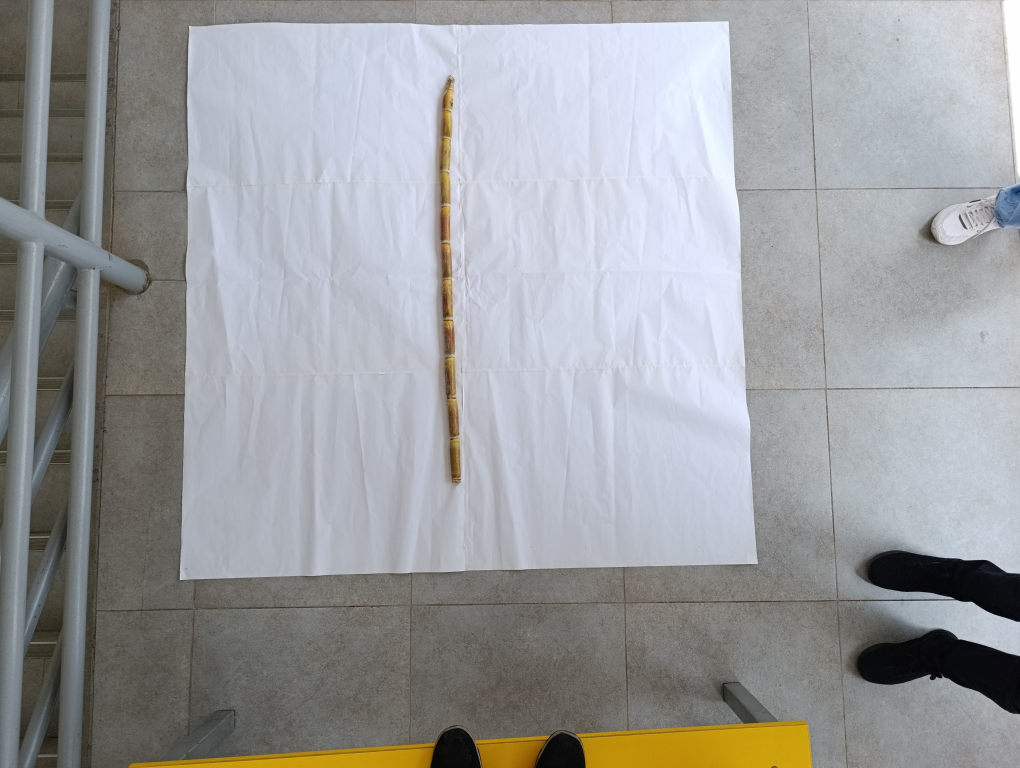
#> input picture data/raw/IMG_20250408_105002.jpg, 4080 x 3072 px (shown at 1/4 size)
$ python -i process_image.py   (imports and definitions only)
#> lines starting #> are read from the running program, lines starting #| are printed output that depends on the picture; after the words box and inside, x2 and y2 are one past the last pixel; in counts of white or black regions, pixels touching at a corner belong together
#> in extract_sugarcane_features, image is the input picture: shape (3072, 4080, 3); mean B, G, R 159.7, 157.6, 156.3
import cv2
import numpy as np
from imutils import perspective
from imutils import contours as contour_utils
from PIL import Image, ImageFilter
from skimage.feature import peak_local_max
from scipy import ndimage
import os


def midpoint(ptA, ptB):
    """Calcula el punto medio entre dos puntos"""
    return ((ptA[0] + ptB[0]) * 0.5, (ptA[1] + ptB[1]) * 0.5)


def preprocess_image(image_path, target_size=(299, 299), reference_width_cm=164.0):
    """
    Preprocesamiento avanzado para detectar específicamente caña de azúcar en papel blanco
    """
#> called with image_path = '../data/raw/IMG_20250408_105002.jpg', target_size = (299, 299), reference_width_cm = 164
    # Cargar imagen
    image = cv2.imread(image_path)
    if image is None:
        raise ValueError(f"No se pudo cargar la imagen: {image_path}")

    original = image.copy()

    # Convertir a escala de grises
    gray = cv2.cvtColor(image, cv2.COLOR_BGR2GRAY)
    #cv2.imwrite(f"debug_gray_{os.path.basename(image_path)}", gray)

    # Aplicar umbralización adaptativa para mejor separación
    thresh = cv2.adaptiveThreshold(
        gray, 255, cv2.ADAPTIVE_THRESH_GAUSSIAN_C, cv2.THRESH_BINARY_INV, 21, 5
    )
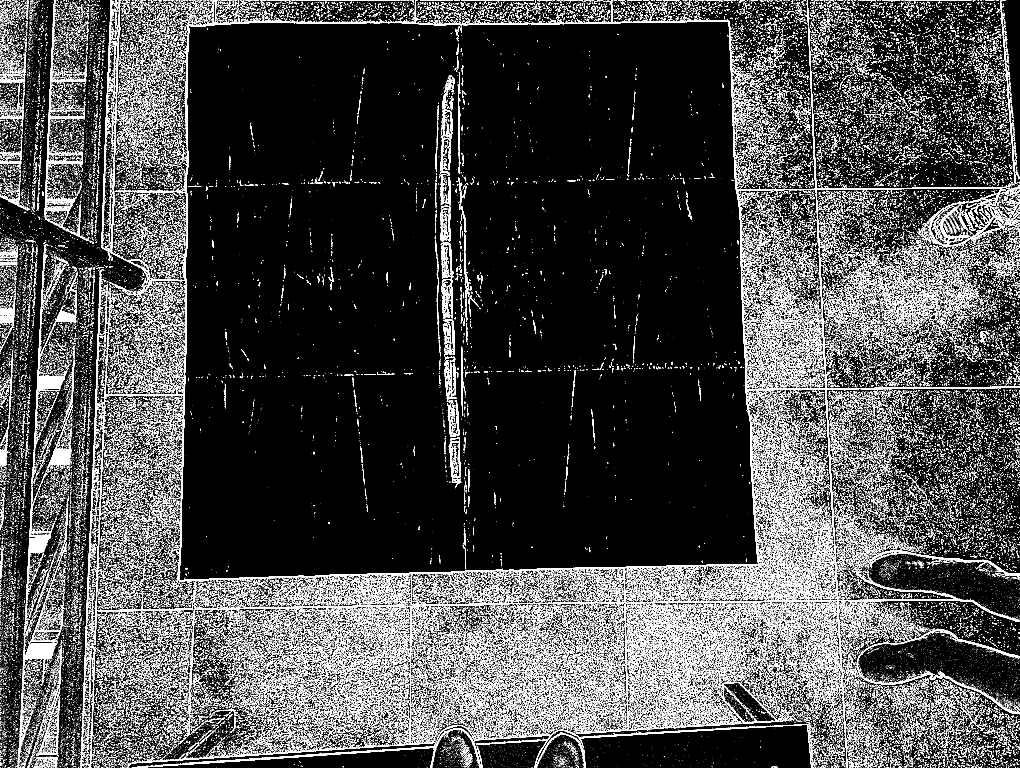
#> thresh: shape (3072, 4080) (shown at 1/4 size); 11.1% white in thin lines or dots
    #cv2.imwrite(f"debug_thresh_{os.path.basename(image_path)}", thresh)

    # Aplicar operaciones morfológicas para limpiar ruido
    kernel = np.ones((2, 2), np.uint8)
    opening = cv2.morphologyEx(thresh, cv2.MORPH_OPEN, kernel, iterations=1)
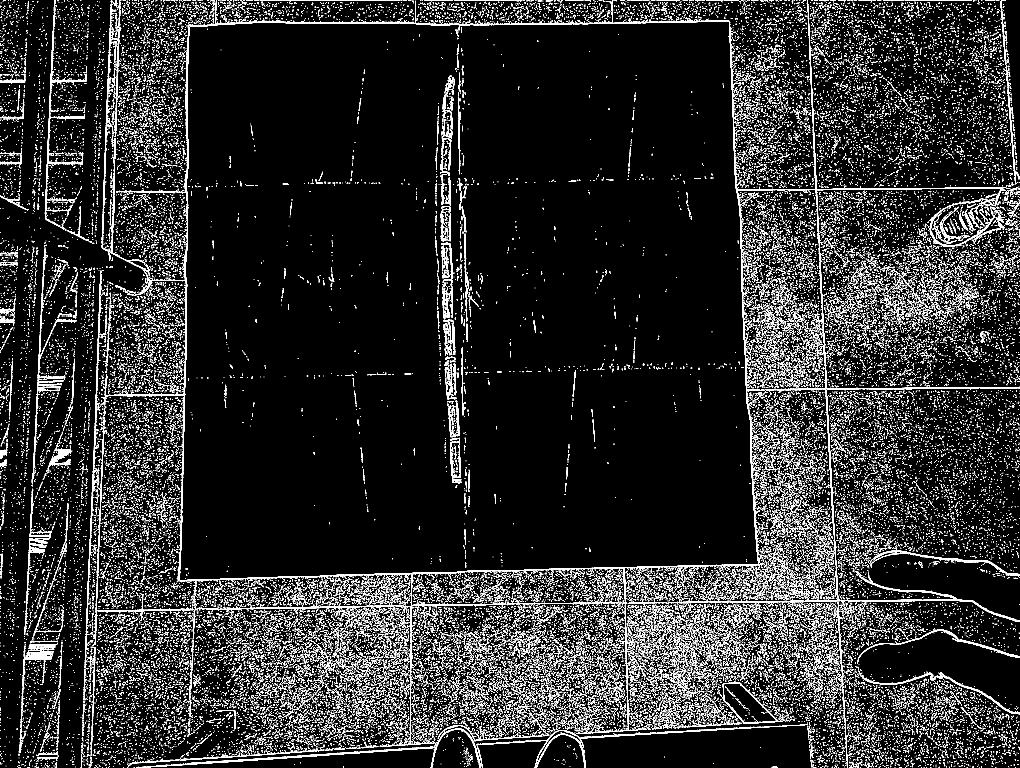
#> opening: shape (3072, 4080) (shown at 1/4 size); 7.1% white in thin lines or dots
    closing = cv2.morphologyEx(opening, cv2.MORPH_CLOSE, kernel, iterations=1)
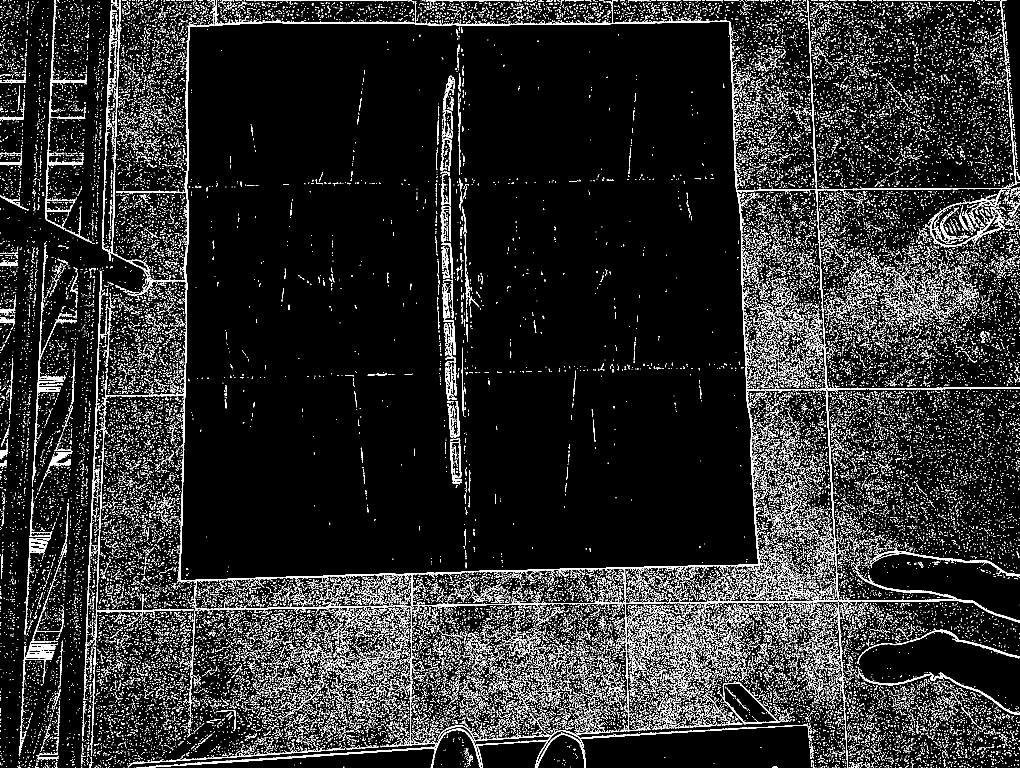
#> closing: shape (3072, 4080) (shown at 1/4 size); 7.3% white; 61074 white regions (52891 under 20 px)
    #cv2.imwrite(f"debug_morph_{os.path.basename(image_path)}", closing)

    # Detectar contornos
    cnts = cv2.findContours(closing.copy(), cv2.RETR_EXTERNAL, cv2.CHAIN_APPROX_SIMPLE)
#> cnts = 59785 contours, 57432 with area under 20; largest, box (x1, y1, x2, y2) and area: (420, 0, 4026, 2427) 4931185, (2889, 2730, 3119, 2897) 19769, (545, 2971, 1747, 3072) 5562, (3356, 2300, 4080, 2489) 5524, (339, 1183, 412, 2674) 5176
    cnts = cnts[0] if len(cnts) == 2 else cnts[1]

    if not cnts:
        print(f"⚠️ No se detectaron contornos en {image_path}")
        cv2.imwrite(f"debug_nocontour_{os.path.basename(image_path)}", closing)
        resized = cv2.resize(image, target_size)
        return (
            cv2.cvtColor(resized, cv2.COLOR_BGR2RGB) / 255.0,
            1.0,
        )  # Valor por defecto

    # Filtrar contornos por área (descartar muy pequeños)
    cnts = [c for c in cnts if cv2.contourArea(c) > 1000]
#> cnts = 33 contours; largest, box (x1, y1, x2, y2) and area: (420, 0, 4026, 2427) 4931185, (2889, 2730, 3119, 2897) 19769, (545, 2971, 1747, 3072) 5562, (3356, 2300, 4080, 2489) 5524, (339, 1183, 412, 2674) 5176

    if not cnts:
        print(f"⚠️ No se detectaron contornos grandes en {image_path}")
        resized = cv2.resize(image, target_size)
        return cv2.cvtColor(resized, cv2.COLOR_BGR2RGB) / 255.0, 1.0

    # PASO 1: Encontrar el papel blanco (marco de referencia)
    # En vez de usar el contorno más grande, buscar un contorno que se parezca a un rectángulo
    paper_contour = None
    paper_area = 0
    height, width = image.shape[:2]
    image_area = height * width

    for c in cnts:
        area = cv2.contourArea(c)
        peri = cv2.arcLength(c, True)
        approx = cv2.approxPolyDP(c, 0.04 * peri, True)

        # Si el contorno se aproxima a un cuadrilátero y es grande
        if len(approx) == 4 and area > paper_area and area < image_area * 0.95:
            paper_contour = c
            paper_area = area
#> this loop made 33 passes
#> (area, peri, approx, paper_area) on passes 9, 13: (3127.5, 1684.3, [[4079, 2626], [3760, 2519], [3430, 2654], [3750, 2524]], 3127.5), (5524, 2564.3, [[3356, 2402], [4079, 2488], [3476, 2300], [3824, 2400]], 5524)
#> after the loop, paper_area = 5524; paper_contour = contour of 825 points, box (x1, y1, x2, y2) (3356, 2300, 4080, 2489), area 5524

    # Si no encontramos el papel, usar el contorno más grande como referencia
    if paper_contour is None:
        paper_contour = max(cnts, key=cv2.contourArea)

    # PASO 2: Calcular escala usando las dimensiones del papel
    # Calcular dimensiones del papel en píxeles
    paper_rect = cv2.minAreaRect(paper_contour)
#> paper_rect = ((3723.9, 2388.3), (119.8, 728.1), -83.55)
    paper_box = cv2.boxPoints(paper_rect)
#> paper_box = [[4078.9, 2488.8], [3355.4, 2406.9], [3368.9, 2287.9], [4092.4, 2369.7]]
    paper_box = np.array(paper_box, dtype="int")
#> paper_box = [[4078, 2488], [3355, 2406], [3368, 2287], [4092, 2369]]
    paper_box = perspective.order_points(paper_box)
#> paper_box = [[3368, 2287], [4092, 2369], [4078, 2488], [3355, 2406]]

    paper_debug = image.copy()
    cv2.drawContours(paper_debug, [paper_contour], -1, (0, 255, 0), 3)
    #cv2.imwrite(f"debug_paper_{os.path.basename(image_path)}", paper_debug)

    # Calcular dimensiones del papel
    (tl, tr, br, bl) = paper_box
#> tl = [3368, 2287]; tr = [4092, 2369]; br = [4078, 2488]; bl = [3355, 2406]
    widthA = np.sqrt(((tr[0] - tl[0]) ** 2) + ((tr[1] - tl[1]) ** 2))
#> widthA = 728.6
    widthB = np.sqrt(((br[0] - bl[0]) ** 2) + ((br[1] - bl[1]) ** 2))
#> widthB = 727.6
    paper_width_px = max(int(widthA), int(widthB))
#> paper_width_px = 728

    # Convertir píxeles a centímetros
    pixels_per_cm = paper_width_px / reference_width_cm
#> pixels_per_cm = 4.44

    # PASO 3: Detectar la caña de azúcar
    # Crear una máscara del papel
    paper_mask = np.zeros_like(gray)
    cv2.drawContours(paper_mask, [paper_contour], -1, 255, -1)
#> paper_mask: shape (3072, 4080); 0.05% white; 1 white region, box (x1, y1, x2, y2) and area: (3356, 2300, 4080, 2489) 6716
    #cv2.imwrite(f"debug_paper_mask_{os.path.basename(image_path)}", paper_mask)

    # Aplicar la máscara a la imagen umbralizada para encontrar solo objetos dentro del papel
    masked_thresh = cv2.bitwise_and(thresh, thresh, mask=paper_mask)
#> masked_thresh: shape (3072, 4080); 0.04% white; 8 white regions (5 under 20 px), largest, box (x1, y1, x2, y2) and area: (3446, 2300, 4080, 2487) 3247, (3444, 2398, 3822, 2405) 1310, (3356, 2401, 3442, 2406) 181

    # Aplicar operaciones morfológicas más específicas para la caña
    kernel_long = np.ones(
        (11, 3), np.uint8
    )  # Kernel largo para resaltar estructuras verticales
    dilated = cv2.dilate(masked_thresh, kernel_long, iterations=1)
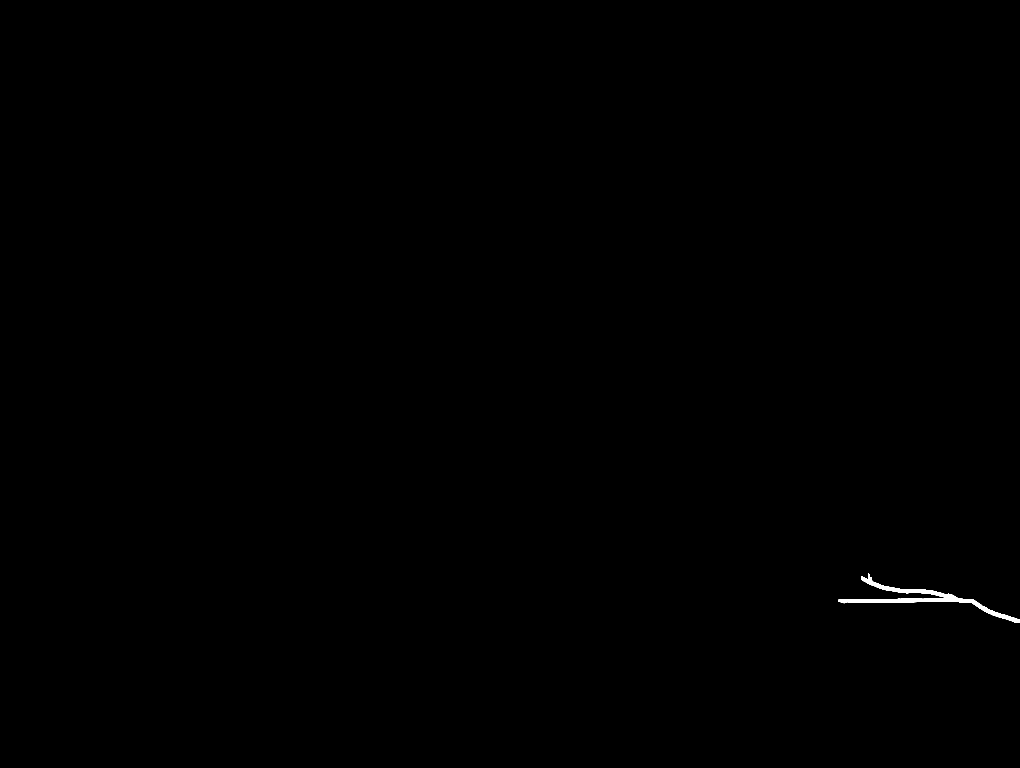
#> dilated: shape (3072, 4080) (shown at 1/4 size); 0.13% white; 1 white region, box (x1, y1, x2, y2) and area: (3355, 2295, 4080, 2492) 16426
    eroded = cv2.erode(dilated, kernel_long, iterations=1)
#> eroded: shape (3072, 4080); 0.04% white; 2 white regions

    #cv2.imwrite(f"debug_masked_thresh_{os.path.basename(image_path)}", masked_thresh)
    #cv2.imwrite(f"debug_eroded_{os.path.basename(image_path)}", eroded)

    # Encontrar contornos de objetos dentro del papel
    inner_cnts = cv2.findContours(
        eroded.copy(), cv2.RETR_EXTERNAL, cv2.CHAIN_APPROX_SIMPLE
    )
#> inner_cnts = 2 contours; box (x1, y1, x2, y2) and area: (3444, 2300, 4080, 2487) 3792, (3356, 2401, 3442, 2408) 132
    inner_cnts = inner_cnts[0] if len(inner_cnts) == 2 else inner_cnts[1]

    if not inner_cnts:
        # Si no encontramos nada, usar una región central del papel
        x, y, w, h = cv2.boundingRect(paper_contour)
        cane_roi = image[y + h // 4 : y + 3 * h // 4, x + w // 4 : x + 3 * w // 4]
        print(f"⚠️ No se detectaron contornos internos en {image_path}")
    else:
        # Filtrar contornos por relación de aspecto y área para encontrar la caña
        sugarcane_contour = None
        best_score = 0

        for i, c in enumerate(inner_cnts):
            area = cv2.contourArea(c)
            x, y, w, h = cv2.boundingRect(c)
            aspect_ratio = h / w if w > 0 else 0

            #print(f"  🔍 Contorno #{i}: area={area:.2f}, aspect_ratio={aspect_ratio:.2f}")

            if area > 500 and aspect_ratio > 1.5:  # <-- más estricto y más realista
                score = area * aspect_ratio
                if score > best_score:
                    sugarcane_contour = c
                    best_score = score
            debug_inner = image.copy()
            cv2.drawContours(debug_inner, inner_cnts, -1, (0, 0, 255), 1)
#> this loop made 2 passes
#> (area, x, y, w, h, aspect_ratio) on passes 1 to 2: (131.5, 3356, 2401, 86, 7, 0.0814), (3792.5, 3444, 2300, 636, 187, 0.294)
#> after the loop, best_score = 0
            #cv2.imwrite(f"debug_inner_{os.path.basename(image_path)}", debug_inner)

        # Si no encontramos nada que parezca una caña, usar el contorno más grande dentro del papel
        if sugarcane_contour is None and inner_cnts:
            sugarcane_contour = max(inner_cnts, key=cv2.contourArea)
#> sugarcane_contour = contour of 689 points, box (x1, y1, x2, y2) (3444, 2300, 4080, 2487), area 3792
            sugarcane_debug = image.copy()
            cv2.drawContours(sugarcane_debug, [sugarcane_contour], -1, (255, 0, 0), 2)
            #cv2.imwrite(f"debug_sugarcane_contour_{os.path.basename(image_path)}", sugarcane_debug)
            print(f"🌿 Caña detectada en {image_path} - Área: {cv2.contourArea(sugarcane_contour):.2f}")
#| 🌿 Caña detectada en ../data/raw/IMG_20250408_105002.jpg - Área: 3792.50

        # Recortar la caña
        if sugarcane_contour is not None:
            x, y, w, h = cv2.boundingRect(sugarcane_contour)
            # Añadir un margen
            margin = int(20 * pixels_per_cm / 10)  # Margen proporcional a la escala
#> margin = 8
            x = max(0, x - margin)
#> x = 3436
            y = max(0, y - margin)
#> y = 2292
            w = min(image.shape[1] - x, w + 2 * margin)
#> w = 644
            h = min(image.shape[0] - y, h + 2 * margin)
#> h = 203
            cane_roi = image[y : y + h, x : x + w]
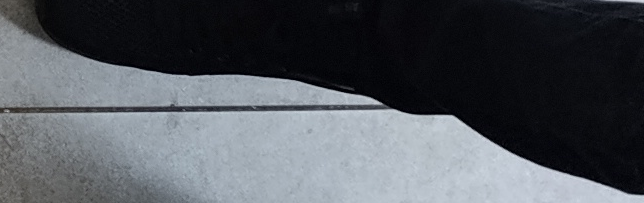
#> cane_roi: shape (203, 644, 3); mean B, G, R 91.8, 86, 81.7
        else:
            # Usar una región central del papel como última opción
            x, y, w, h = cv2.boundingRect(paper_contour)
            cane_roi = image[y + h // 4 : y + 3 * h // 4, x + w // 4 : x + 3 * w // 4]

    # Verificar si ROI es válido
    if cane_roi.size == 0 or cane_roi.shape[0] == 0 or cane_roi.shape[1] == 0:
        print(f"⚠️   inválido en {image_path}, usando imagen original")
        cane_roi = image

    # Mejorar la calidad de la imagen recortada
    pil_image = Image.fromarray(cv2.cvtColor(cane_roi, cv2.COLOR_BGR2RGB))
    enhanced = pil_image.filter(ImageFilter.EDGE_ENHANCE_MORE)
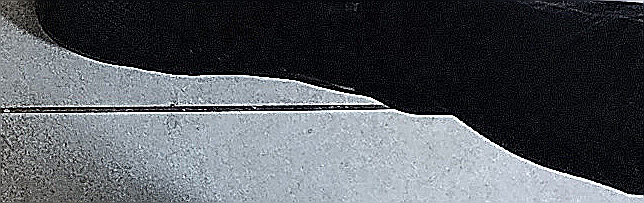
#> enhanced: PIL image 644x203 RGB; mean R, G, B 84.4, 88.5, 93.6
    enhanced = np.array(enhanced)

    # Redimensionar para el modelo
    resized = cv2.resize(enhanced, target_size)

    # Convertir a RGB y normalizar
    # Asegura que el array sea uint8 antes de convertir
    resized_uint8 = (resized * 255).astype(np.uint8) if resized.max() <= 1.0 else resized.astype(np.uint8)

    # No necesitas convertirlo a BGR otra vez si ya está en RGB (PIL)
    normalized = resized_uint8 / 255.0
#> (the rest of the program and of its run is left out)
